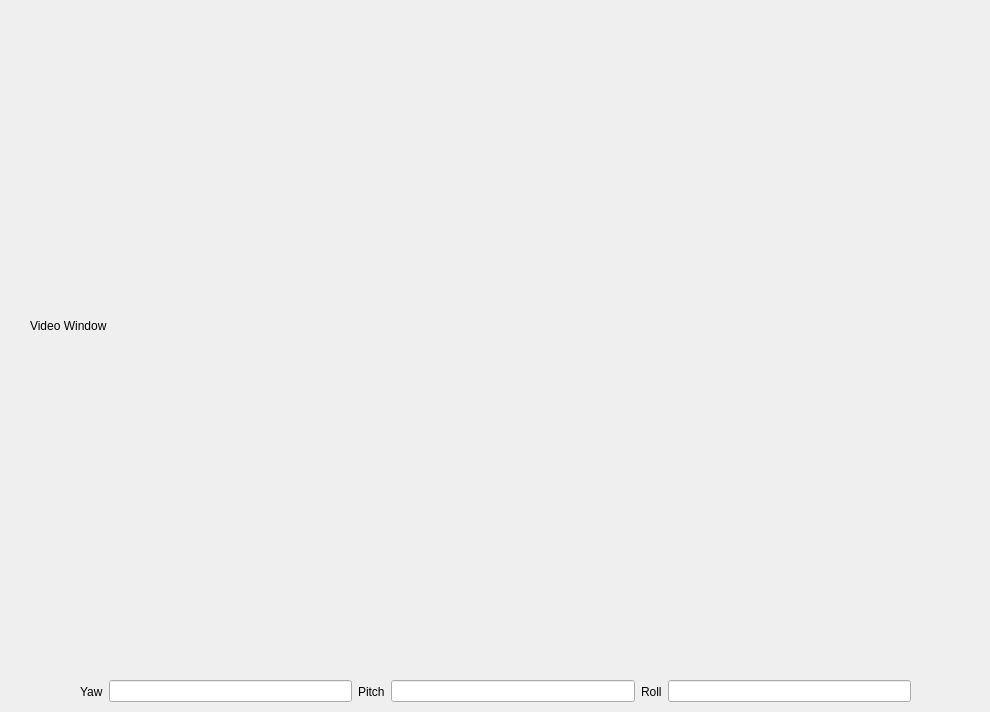
          <widget class="QWidget" name="tab_rgb">
           <attribute name="title">
            <string>RGB/HeadPose</string>
           </attribute>
           <widget class="QWidget" name="layoutWidget">
            <property name="geometry">
             <rect>
              <x>80</x>
              <y>680</y>
              <width>831</width>
              <height>23</height>
             </rect>
            </property>
            <layout class="QHBoxLayout" name="horizontalLayout_4">
             <item>
              <widget class="QLabel" name="label_9">
               <property name="text">
                <string>Yaw</string>
               </property>
              </widget>
             </item>
             <item>
              <widget class="QLineEdit" name="le_joint_yaw">
               <property name="readOnly">
                <bool>true</bool>
               </property>
              </widget>
             </item>
             <item>
              <widget class="QLabel" name="label_72">
               <property name="text">
                <string>Pitch</string>
               </property>
              </widget>
             </item>
             <item>
              <widget class="QLineEdit" name="le_joint_pitch">
               <property name="readOnly">
                <bool>true</bool>
               </property>
              </widget>
             </item>
             <item>
              <widget class="QLabel" name="label_12">
               <property name="text">
                <string>Roll</string>
               </property>
              </widget>
             </item>
             <item>
              <widget class="QLineEdit" name="le_joint_roll">
               <property name="readOnly">
                <bool>true</bool>
               </property>
              </widget>
             </item>
            </layout>
           </widget>
           <widget class="QLabel" name="ql_kinectv2_rgb">
            <property name="geometry">
             <rect>
              <x>30</x>
              <y>20</y>
              <width>951</width>
              <height>611</height>
             </rect>
            </property>
            <property name="frameShadow">
             <enum>QFrame::Plain</enum>
            </property>
            <property name="text">
             <string>Video Window</string>
            </property>
           </widget>
          </widget>
